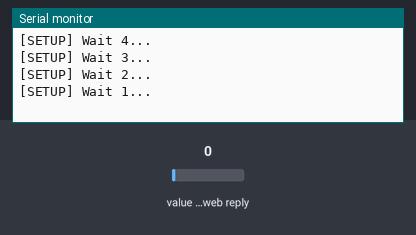
The sketch below on a simulated ESP32. Parts: the last lines printed to the serial monitor. The test bench sets the inputs (shaded band); at power-on: value in the web reply 0. WiFi joins after 1.5 s; servers stay silent unless stated; web services answer with replies made up by the test bench.

Above: at 5.2 s.
5.3 s: value in the web reply set to 2
At 7.0 s:
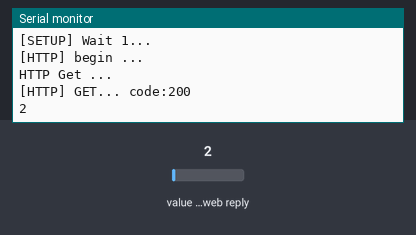
11.7 s: value in the web reply set to 25
At 16.06 s:
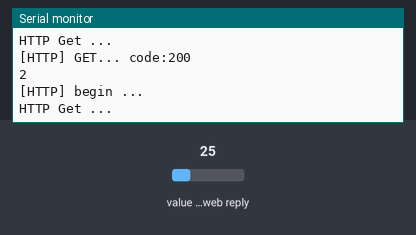
Timing chart, 0 to 17.6 s (numbered marks = the images above; inputs shaded):
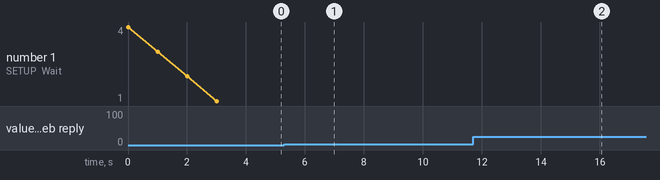

Measured:
- after the input at 5.3 s, the serial monitor: prints a new line after 0.40 s (image 1)

The sketch:

https.ino
```cpp
#include<Arduino.h>
#include<WiFi.h>
#include<HTTPClient.h>

void setup() {
  // put your setup code here, to run once:
Serial.begin(115200);
Serial.println();

for(uint8_t t=4;t>0;t--)
{
  Serial.printf("[SETUP] Wait %d...\n",t);
  Serial.flush();
  delay(1000);
}
WiFi.begin("sunil","8790225440");
}

void loop() {
  // put your main code here, to run repeatedly:
if(WiFi.status() == WL_CONNECTED)
{
  HTTPClient https;
  Serial.print("[HTTP] begin ...\n");
  https.begin("https://api.thingspeak.com/channels/272149/fields/1/last.txt");
  //http.begin("https://io.adafruit.com/sunil_419/dashboards/sunil");
  Serial.print("HTTP Get ...\n");
  int httpcode=https.GET();

  if(httpcode>0)
  {
    Serial.printf("[HTTP] GET... code:%d\n",httpcode);

    if(httpcode==HTTP_CODE_OK)
    {
      String myadata=https.getString();
      Serial.println(myadata);

    }
    else
    {
      Serial.printf("[HTTP] GET Failed, Error:%s",https.errorToString(httpcode).c_str());

    }
    https.end();
  }
  delay(5000);
}
}
```
